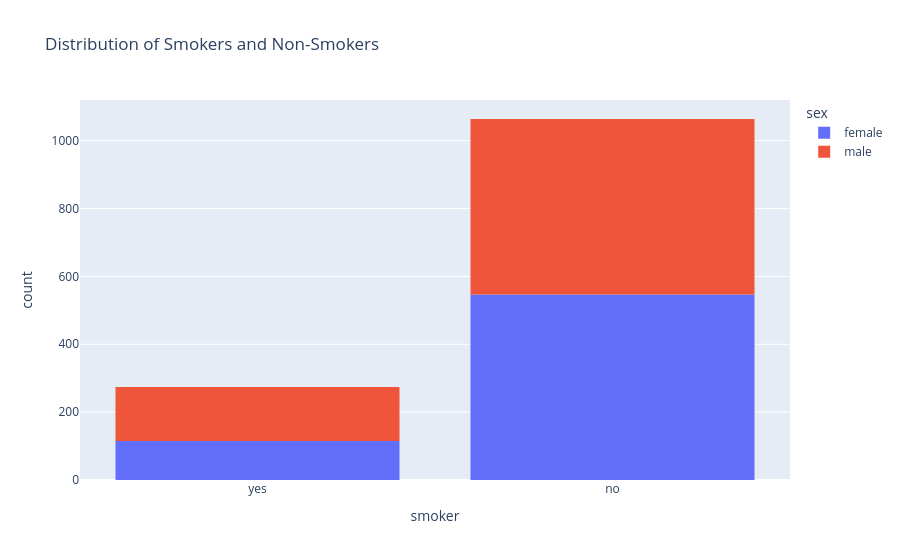

This figure's notebook cell:
### Code cell
px.histogram(medical_df,x='smoker',color='sex',title='Distribution of Smokers and Non-Smokers',)

### Figure 1 — Plotly figure (JSON) as saved in the notebook; plotly's stock layout.template omitted (floating-point values rounded to 4 significant figures; data arrays with more than 128 entries replaced by an {"elided": "..."} marker saying what was removed)
{"data": [{"bingroup": "x", "hovertemplate": "sex=female<br>smoker=%{x}<br>count=%{y}<extra></extra>", "legendgroup": "female", "marker": {"color": "#636efa", "pattern": {"shape": ""}}, "name": "female", "orientation": "v", "showlegend": true, "type": "histogram", "x": {"elided": "662 str values"}, "xaxis": "x", "yaxis": "y"}, {"bingroup": "x", "hovertemplate": "sex=male<br>smoker=%{x}<br>count=%{y}<extra></extra>", "legendgroup": "male", "marker": {"color": "#EF553B", "pattern": {"shape": ""}}, "name": "male", "orientation": "v", "showlegend": true, "type": "histogram", "x": {"elided": "676 str values"}, "xaxis": "x", "yaxis": "y"}], "layout": {"barmode": "relative", "legend": {"title": {"text": "sex"}, "tracegroupgap": 0}, "title": {"text": "Distribution of Smokers and Non-Smokers"}, "xaxis": {"anchor": "y", "domain": [0, 1], "title": {"text": "smoker"}}, "yaxis": {"anchor": "x", "domain": [0, 1], "title": {"text": "count"}}}}
